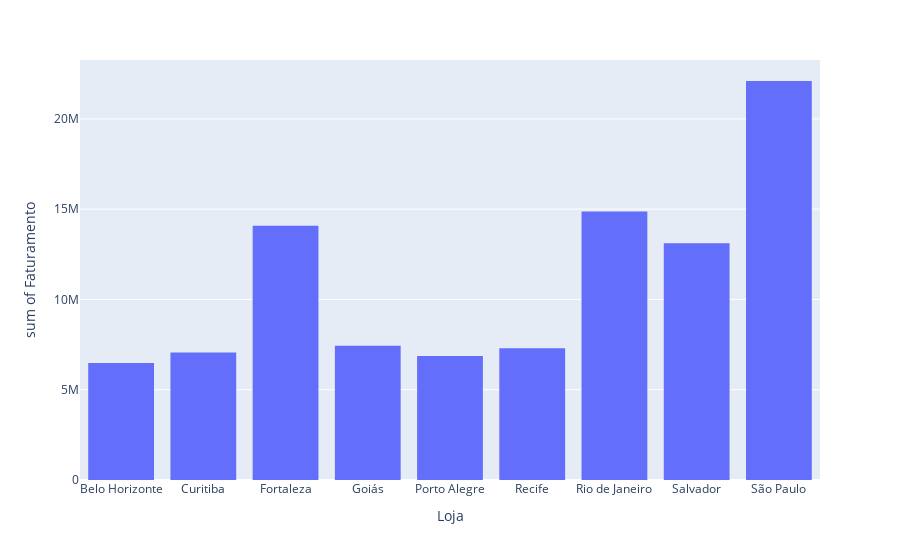

The notebook cell saved with this chart:
### Code cell
grafico = px.histogram(t_Vendas,x= 'Loja',y='Faturamento')
grafico.show()

### Figure 1 — Plotly figure (JSON) as saved in the notebook; plotly's stock layout.template omitted (floating-point values rounded to 4 significant figures; data arrays with more than 128 entries replaced by an {"elided": "..."} marker saying what was removed)
{"data": [{"alignmentgroup": "True", "bingroup": "x", "histfunc": "sum", "hovertemplate": "Loja=%{x}<br>sum of Faturamento=%{y}<extra></extra>", "legendgroup": "", "marker": {"color": "#636efa", "pattern": {"shape": ""}}, "name": "", "offsetgroup": "", "orientation": "v", "showlegend": false, "type": "histogram", "x": {"elided": "9999 str values"}, "xaxis": "x", "y": {"elided": "9999 int values"}, "yaxis": "y"}], "layout": {"autosize": true, "barmode": "relative", "legend": {"tracegroupgap": 0}, "margin": {"t": 60}, "xaxis": {"anchor": "y", "autorange": true, "domain": [0, 1], "range": [-0.5, 8.5], "title": {"text": "Loja"}, "type": "category"}, "yaxis": {"anchor": "x", "autorange": true, "domain": [0, 1], "range": [0, 23260000.0], "title": {"text": "sum of Faturamento"}, "type": "linear"}}}
